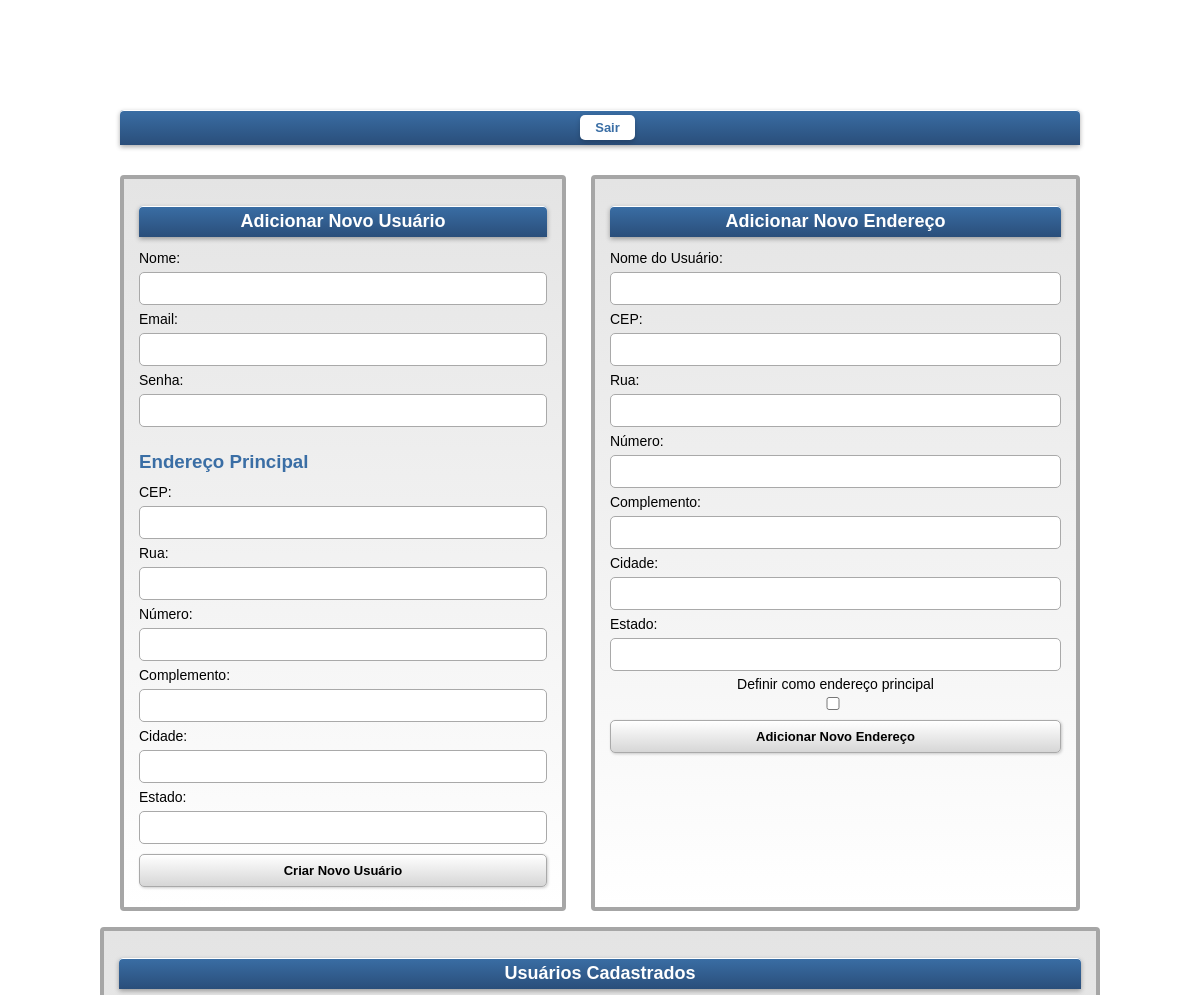
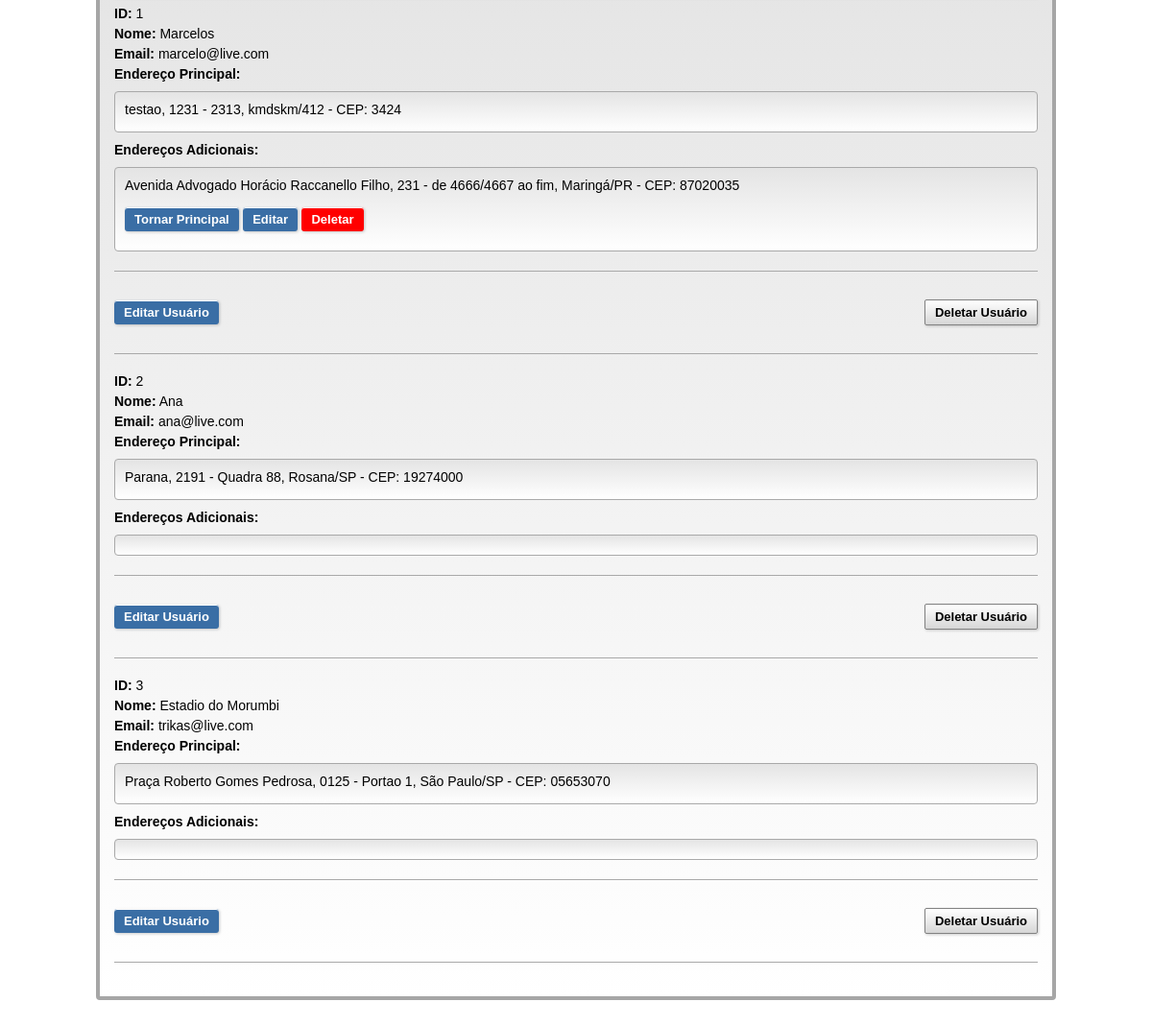
The page / (signed in) on the database its author committed (2 pictures, top to bottom).
### app.py (models this page shows)
class Users(db.Model):
    id = db.Column(db.Integer, primary_key=True)
    name = db.Column(db.String(80), nullable=False)
    email = db.Column(db.String(120), nullable=False, unique=True)
    password = db.Column(db.String(120), nullable=False)
    street = db.Column(db.String(120), nullable=False)
    number = db.Column(db.String(20), nullable=False)
    complement = db.Column(db.String(120))
    zip_code = db.Column(db.String(20), nullable=False)
    city = db.Column(db.String(120), nullable=False)
    state = db.Column(db.String(120), nullable=False)
    addresses = db.relationship('Addresses', backref='user', lazy=True)

class Addresses(db.Model):
    id = db.Column(db.Integer, primary_key=True)
    street = db.Column(db.String(120), nullable=False)
    number = db.Column(db.String(20), nullable=False)
    complement = db.Column(db.String(120))
    zip_code = db.Column(db.String(20), nullable=False)
    city = db.Column(db.String(120), nullable=False)
    state = db.Column(db.String(120), nullable=False)
    is_main = db.Column(db.Boolean, default=False)
    user_id = db.Column(db.Integer, db.ForeignKey('users.id'), nullable=False)

### app.py (the view)
@app.route('/')
def index():
    if not session.get('admin'):
        flash("Por favor, faça login para acessar o sistema.", "danger")
        return redirect('/login')
    users = Users.query.all()
    return render_template('index.html', users=users)

### templates/index.html (shortened to what this page needs)
<!DOCTYPE html>
<html>
  <head>
  </head>
  <body>
    <body>
      <div class="nav-bar">
        <h1>
            <form action="/logout" method="get">
                <button type="submit">Sair</button>
              </form>
        </h1>
    </div>
      <div class="container">
        <form action="/new_user" method="post" id="form_new_user">
          <h1>Adicionar Novo Usuário</h1>
          <label for="name">Nome:</label>
          <input type="text" id="name" name="name" required>
          <label for="email">Email:</label>
          <input type="email" id="email" name="email" required>
          <label for="password">Senha:</label>
          <input type="password" id="password" name="password" required>
          <h3>Endereço Principal</h3>
          <label for="cep">CEP:</label>
          <input type="text" id="cep" name="zip_code" onblur="buscarEndereco(this)" required>
          <label for="street">Rua:</label>
          <input type="text" id="street" name="street" required>
          <label for="number">Número:</label>
          <input type="text" id="number" name="number" required>
          <label for="complement">Complemento:</label>
          <input type="text" id="complement" name="complement">
          <label for="city">Cidade:</label>
          <input type="text" id="city" name="city" required>
          <label for="state">Estado:</label>
          <input type="text" id="state" name="state" required>
          <button class="submit" type="submit">Criar Novo Usuário</button>
       </form>
        <form action="/new_address" method="post" id="form_new_address">
          <h1>Adicionar Novo Endereço</h1>
          <label for="name">Nome do Usuário:</label>
          <input type="text" id="name" name="name" required>
          <label for="new_address_zip_code">CEP:</label>
          <input type="text" id="new_address_zip_code" name="zip_code" onblur="buscarEndereco(this)" required>
          <label for="new_address_street">Rua:</label>
          <input type="text" id="new_address_street" name="street" required>
          <label for="new_address_number">Número:</label>
          <input type="text" id="new_address_number" name="number" required>
          <label for="new_address_complement">Complemento:</label>
          <input type="text" id="new_address_complement" name="complement">
          <label for="new_address_city">Cidade:</label>
          <input type="text" id="new_address_city" name="city" required>
          <label for="new_address_state">Estado:</label>
          <input type="text" id="new_address_state" name="state" required>
          <div style="display: flex; align-items: center; flex-direction: column-reverse;">
              <input type="checkbox" id="is_main" name="is_main" style="margin-right: 5px;">
              <label for="is_main">Definir como endereço principal</label>
          </div>
          <button class="submit" type="submit">Adicionar Novo Endereço</button>
      </form>
      </div>
      <ul>
        <h1>Usuários Cadastrados</h1>
        {% for user in users %}
        <li><strong>ID:</strong> {{ user.id }}</li>
        <li><strong>Nome:</strong> {{ user.name }}</li>
        <li><strong>Email:</strong> {{ user.email }}</li>
        <li><strong>Endereço Principal:</strong></li>
        <ul>
            <li>{{ user.street }}, {{ user.number }} - {{ user.complement or "N/A" }}, {{ user.city }}/{{ user.state }} - CEP: {{ user.zip_code }}</li>
        </ul>
        <li><strong>Endereços Adicionais:</strong></li>
        <ul>
          {% for address in user.addresses if not address.is_main %}
              <li>
                  {{ address.street }}, {{ address.number }} - {{ address.complement or "N/A" }}, {{ address.city }}/{{ address.state }} - CEP: {{ address.zip_code }}
              </li>
              <form action="/set_primary_address/{{ address.id }}" method="post" style="display: inline;">
                  <button class="edit-button" type="submit">Tornar Principal</button>
              </form>
              <button class="edit-button" onclick="toggleForm('form-address-{{ address.id }}')" style="display: inline;">Editar</button>
              <form action="/delete_address/{{ address.id }}" method="post" style="display: inline;">
                  <button class="delete" type="submit">Deletar</button>
              </form>
          {% endfor %}
      </ul>
        <hr>
        <div class="footer-btn">
          <button class="edit-button" onclick="toggleForm('form-user-{{ user.id }}')">Editar Usuário</button>
          <form action="/delete_user/{{ user.id }}" method="post" class="inline-form">
            <button class="delete-button" type="submit">Deletar Usuário</button>
          </form>
        </div>
        <hr>
        {% endfor %}
      </ul>
    </body>
</html>

### templates/index.html (style rules this page uses)
body { font-family: "Tahoma", sans-serif; background-image: url("https://www.windowslatest.com/wp-content/uploads/2024/10/Windows-XP-4K-modified-scaled.jpg"); background-size: cover; background-position: center; background-repeat: no-repeat; margin: 0; padding: 100px; color: #000; }
.container { display: flex; gap: 25px; justify-content: space-between; padding: 20px; border-radius: 8px; }
h1 { font-size: 18px; color: white; background: linear-gradient(to bottom, #3a6ea5, #2a4e7a); padding: 5px 10px; border-radius: 4px 4px 0 0; text-align: center; box-shadow: inset 0 1px #ffffff, 0 2px 5px #00000055; }
h3 { margin-bottom: 10px; color: #3a6ea5; }
#form, #form_new_user, #form_new_address, ul { background: linear-gradient(to bottom, #e4e4e4, #ffffff); border: 4px solid #a6a6a6; border-radius: 4px; padding: 15px; margin-bottom: -20px; list-style: none; }
label { font-size: 14px; color: #000; }
input, .submit { font-family: "Tahoma", sans-serif; margin: 5px 0; padding: 8px; border: 1px solid #a9a9a9; border-radius: 5px; width: 100%; box-sizing: border-box; }
button { background: linear-gradient(to bottom, #ffffff, #d6d6d6); border: 1px solid #828282; padding: 5px 10px; cursor: pointer; font-size: 13px; font-weight: bold; color: #000; border-radius: 2px; box-shadow: inset 0 1px #ffffff, 1px 1px 3px #00000033; }
li { margin-bottom: 5px; font-size: 14px; }
ul ul { background-color: #f1f1f1; padding: 10px; border: 1px solid #a9a9a9; margin-top: 10px; margin-bottom: 10px; }
hr { border: none; border-top: 1px solid #a9a9a9; margin: 20px 0; }
.delete { background: #ff0000; margin: 10px 0; color: white; border: none; padding: 5px 10px; border-radius: 3px; cursor: pointer; }
.edit-button { margin: 10px 0; background: #3a6ea5; color: white; border: none; padding: 5px 10px; border-radius: 3px; cursor: pointer; }
.footer-btn { display: flex; justify-content: space-between; align-items: center; }
.nav-bar { display: flex; flex-direction: column-reverse; padding: 10px 20px; border-radius: 8px; color: white; }
.nav-bar h1 { margin: 0; font-size: 18px; }
.nav-bar button { background: #ffffff; color: #3a6ea5; border: none; padding: 5px 15px; border-radius: 5px; cursor: pointer; font-weight: bold; box-shadow: 0 2px 5px rgba(0, 0, 0, 0.2); }

### rows shown on the page
Users: id "1", name "Marcelos", email "marcelo@live.com", street "testao", number "1231", complement "2313", city "kmdskm", state "412", zip_code "3424"
Addresses: street "Avenida Advogado Horácio Raccanello Filho", number "231", complement "de 4666/4667 ao fim", city "Maringá", state "PR", zip_code "87020035"
Users: id "2", name "Ana", email "ana@live.com", street "Parana", number "2191", complement "Quadra 88", city "Rosana", state "SP", zip_code "19274000"
Users: id "3", name "Estadio do Morumbi", email "trikas@live.com", street "Praça Roberto Gomes Pedrosa", number "0125", complement "Portao 1", city "São Paulo", state "SP", zip_code "05653070"
